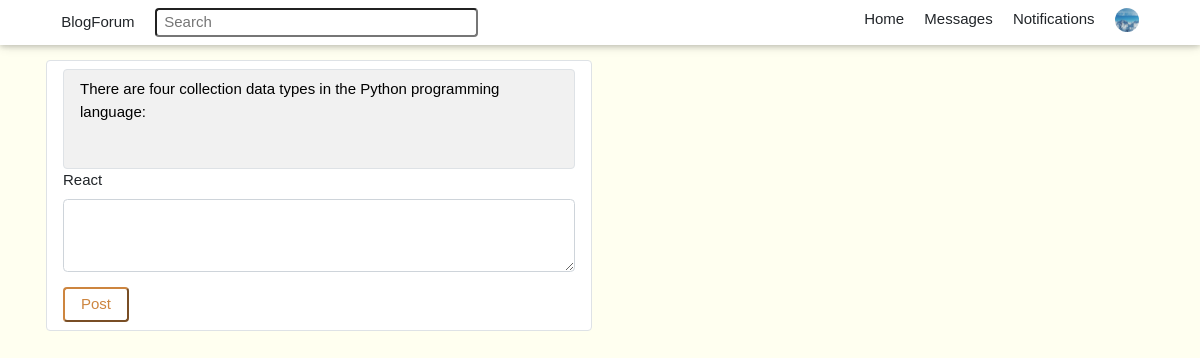
The app's page /comment/1/share (signed in) with its own data.
### blog/models.py (models this page shows, shortened)
class SearchMixin(object):
    @classmethod
    def search(cls, expression):
        ids, total = query_index(cls.__tablename__, expression)
        if total == 0:
            return cls.query.filter_by(id=0), 0
        when = []
        for i in range(len(ids)):
            when.append((ids[i], i))
        return cls.query.filter(cls.id.in_(ids)).order_by(
            db.case(when, value=cls.id)), total

class User(db.Model, UserMixin, SearchMixin):
    __searchable__ = ['username']
    id = db.Column(db.Integer, primary_key=True)
    username = db.Column(db.String(20), unique=True, nullable=False)
    email = db.Column(db.String(120), unique=True, nullable=False)
    image_file = db.Column(db.String(20), nullable=False, default='default.jpg')
    password = db.Column(db.String(100), nullable=False)
    date_joined = db.Column(db.DateTime, nullable=False, default=datetime.utcnow)
    admin = db.Column(db.Boolean, default=False)
    roles = db.Column(db.String(4), default='R')
    posts = db.relationship('Post', backref='author', lazy='dynamic')
    comments = db.relationship('Comment', backref='author', lazy='dynamic')
    followed = db.relationship('User', secondary=followers,
                               primaryjoin=(followers.c.follower_id == id),
                               secondaryjoin=(followers.c.followed_id == id),
                               backref=db.backref('followers', lazy='dynamic'), lazy='dynamic')
    liked_posts = db.relationship('PostLike',
                                  foreign_keys='PostLike.user_id',
                                  backref='user', lazy='dynamic')
    liked_comments = db.relationship('CommentLike',
                                     foreign_keys='CommentLike.user_id',
                                     backref='user', lazy='dynamic')
    groups = db.relationship('Group', secondary=joins,
                             backref=db.backref('users', lazy='dynamic'),
                             lazy='dynamic')
    saved_posts = db.relationship('Post', secondary=post_save,
                             backref=db.backref('users', lazy='dynamic'),
                             lazy='dynamic')
    saved_comments = db.relationship('Comment', secondary=comment_save,
                                 backref=db.backref('users', lazy='dynamic'),
                                 lazy='dynamic')
    '''sent_messages = db.relationship('Message',
                                    foreign_keys='Message.sender_id',
                                    backref='author', lazy='dynamic')
    received_messages = db.relationship('Message',
                                        foreign_keys='Message.receiver_id',
                                        backref='receiver', lazy='dynamic')
    last_message_read_time = db.Column(db.DateTime)
    notifications = db.relationship('Notification', backref='user', lazy='dynamic')'''
    def is_admin(self):
        return self.admin
    '''def new_messages(self):
        last_read_time = self.last_message_read_time or datetime(1900, 1, 1)
        return Message.query.filter_by(receiver=self).filter(
            Message.timestamp > last_read_time).count()

    def add_notification(self, name, data):
        self.notifications.filter_by(name=name).delete()
        n = Notification(name=name, payload_json=json.dumps(data), user=self)
        db.session.add(n)
        return n'''

class Comment(db.Model):
    id = db.Column(db.Integer, primary_key=True)
    content = db.Column(db.Text, nullable=False)
    image_file = db.Column(db.String(20))
    date_posted = db.Column(db.DateTime, nullable=False, default=datetime.utcnow)
    author_id = db.Column(db.Integer, db.ForeignKey('user.id'), nullable=False)
    post_id = db.Column(db.Integer, db.ForeignKey('post.id'), nullable=False)
    comment_id = db.Column(db.Integer, db.ForeignKey('comment.id'))
    likes = db.relationship('CommentLike', backref='comment', lazy='dynamic')
    shares = db.relationship('CommentShare', backref='comment', lazy='dynamic')
    def shared(self):
        s = CommentShare(comment_id=self.id)
        db.session.add(s)

### blog/posts/routes.py (the view)
@posts.route('/comment/<int:comment_id>/share', methods=['GET', 'POST'])
@login_required
def share(comment_id):
    comment = Comment.query.get_or_404(comment_id)
    Comment.shared(comment)
    form = CommentForm()
    if form.validate_on_submit():
        reply = Comment(content=form.content.data, author=current_user, post=comment.post, comment_id=comment.id)
        db.session.add(reply)
        db.session.commit()
        flash('You shared a reaction!', 'success')
        return redirect(url_for('posts.post', post_id=comment.post.id))
    return render_template('post/share.html', title='Share Comment', form=form, legend='Share', comment=comment)

### blog/main/forms.py
class SearchForm(FlaskForm):
    q = StringField('Search', validators=[DataRequired()])
    def __init__(self, *args, **kwargs):
        if 'formdata' not in kwargs:
            kwargs['formdata'] = request.args
        if 'csrf_enabled' not in kwargs:
            kwargs['csrf_enabled'] = False
        super(SearchForm, self).__init__(*args, **kwargs)

### blog/posts/forms.py
class CommentForm(FlaskForm):
    content = TextAreaField('React', validators=[DataRequired()])
    submit = SubmitField('Post')

### blog/models.py (called while the page is built)
@login_manager.user_loader
def load_user(user_id):
    return User.query.get(int(user_id))

### blog/posts/routes.py (called while the page is built)
@posts.before_request
def before_request():
    if current_user.is_authenticated or current_user.is_anonymous:
        g.search_form = SearchForm()

### blog/templates/post/share.html (shortened to what this page needs)
{% extends 'layout.html' %}
{% block content %}
<div class="w3-col m6">
    <div class="w3-container w3-padding w3-round border pg-bgc-white">
        <div class="w3-padding w3-light-grey w3-round border pg-share" style="height:100px; overflow:auto;">
            {{ comment.content }}
        </div>
        <form method="POST" action="">
                <div class="form-group">
                    {{ form.content.label(class="form-control-label") }}
                    {% if form.content.errors %}
                        {{ form.content(class="form-control form-control-lg is-invalid") }}
                        <div class="invalid-feedback">
                            {% for error in form.content.errors %}
                                <span>{{ error }}</span>
                            {% endfor %}
                        </div>
                    {% else %}
                        {{ form.content(class="form-control form-control-lg") }}
                    {% endif %}
                </div>
                <div>
                    {{ form.submit(class="pg-btn") }}
                </div>
        </form>
    </div>
</div>
{% endblock content %}

### blog/templates/layout.html (shortened to what this page needs)
<!DOCTYPE html>
<html lang="en">
<head>
    {% block styles %}
        {{ bootstrap.load_css() }}
    {% endblock %}
    <link rel="stylesheet" href="{{ url_for('static', filename='css/bootstrap.min.css') }}"/>
    <link rel="stylesheet" href="{{ url_for('static', filename='css/w3.css') }}"/>
    <link rel="stylesheet" href="{{ url_for('static', filename='css/main.css') }}"/>
</head>
<body style="background-color:#FFFFF0;">
    <div class="w3-container w3-top w3-card" style="background-color:#FFFFFF;">
        <div class="w3-auto">
            <div class="w3-container w3-padding">
                <div class="w3-half">
                    {% if g.search_form %}
                    <form method="get" action="{{ url_for('main.search') }}">
                        <a href="{{ url_for('main.home') }}" class="w3-margin-right pg-header-link">BlogForum</a>
                            {{ g.search_form.q(size=20, class="w3-round w3-border-1 pl-2",
                            id="header-input", type="text", placeholder=g.search_form.q.label.text) }}
                    </form>
                    {% endif %}
                </div>
                <div class="w3-half">
                    <div class="w3-right">
                        {% if current_user.is_authenticated %}
                            <a href="{{ url_for('main.home') }}" class="w3-margin-left w3-hover-opacity pg-header-link">Home</a>
                            <a href="#" class="w3-margin-left w3-hover-opacity pg-header-link" data-toggle="tooltip" data-trigger="hover" title="Messages">Messages</a>
                            <a href="#" class="w3-margin-left w3-hover-opacity pg-header-link" data-toggle="tooltip" data-trigger="hover" title="Notifications">Notifications</a>
                                <img src="{{ url_for('static', filename='profile_img/' + current_user.image_file) }}" class="w3-circle w3-margin-left dropdown-toggle" data-toggle="dropdown" style="width:24px; height:24px;"/>
                        {% else %}
                            <a href="{{ url_for('users.login') }}" class="w3-margin-left w3-hover-opacity pg-header-link">Login</a>
                            <a href="{{ url_for('users.register') }}" class="w3-margin-left w3-hover-opacity pg-header-link">Register</a>
                        {% endif %}
                    </div>
                </div>
            </div>
        </div>
    </div>
    <div class="w3-auto pg-content-section">
        <div class="w3-row-padding">
                {% block content %} {% endblock %}
        </div>
    </div>
</body>
</html>

### blog/static/css/w3.css (style rules this page uses)
*,*:before,*:after { box-sizing:inherit }
html { -ms-text-size-adjust:100%;-webkit-text-size-adjust:100% }
body { margin:0 }
a { background-color:transparent }
img { border-style:none }
button,input,select,textarea,optgroup { font:inherit;margin:0 }
button,input { overflow:visible }
button,[type=button],[type=reset],[type=submit] { -webkit-appearance:button }
textarea { overflow:auto }
html,body { font-family:Verdana,sans-serif;font-size:15px;line-height:1.5 }
html { overflow-x:hidden }
img { vertical-align:middle }
a { color:inherit }
.w3-container:after,.w3-container:before,.w3-panel:after,.w3-panel:before,.w3-row:after,.w3-row:before,.w3-row-padding:after,.w3-row-padding:before, .w3-cell-row:before,.w3-cell-row:after,.w3-clear:after,.w3-clear:before,.w3-bar:before,.w3-bar:after { content:"";display:table;clear:both }
.w3-col,.w3-half,.w3-third,.w3-twothird,.w3-threequarter,.w3-quarter { float:left;width:100% }
@media (min-width:601px) { .w3-col.m6,.w3-half { width:49.99999% } }
.w3-content,.w3-auto { margin-left:auto;margin-right:auto }
.w3-auto { max-width:1140px }
@media (max-width:1205px) { .w3-auto { max-width:95% } }
.w3-top,.w3-bottom { position:fixed;width:100%;z-index:1 }
.w3-top { top:0 }
.w3-circle { border-radius:50% }
.w3-round,.w3-round-medium { border-radius:4px }
.w3-row-padding,.w3-row-padding>.w3-half,.w3-row-padding>.w3-third,.w3-row-padding>.w3-twothird,.w3-row-padding>.w3-threequarter,.w3-row-padding>.w3-quarter,.w3-row-padding>.w3-col { padding:0 8px }
.w3-container,.w3-panel { padding:0.01em 16px }
.w3-card,.w3-card-2 { box-shadow:0 2px 5px 0 rgba(0,0,0,0.16),0 2px 10px 0 rgba(0,0,0,0.12) }
.w3-margin-left { margin-left:16px!important }
.w3-margin-right { margin-right:16px!important }
.w3-padding { padding:8px 16px!important }
.w3-right { float:right!important }
.w3-light-grey,.w3-hover-light-grey:hover,.w3-light-gray,.w3-hover-light-gray:hover { color:#000!important;background-color:#f1f1f1!important }

### blog/static/css/main.css (style rules this page uses)
body { background-color: cornsilk; }
.pg-link, .pg-header-link, .pg-join, .pg-header-link:hover, .pg-link:hover, .pg-join:hover { text-decoration: none; }
.pg-btn { background-color:white; border-color: peru; color: peru; padding: 4px 16px 4px 16px; border-radius: 4px; }
.pg-share { height:50px; overflow:auto; }
#header-input { width: 60%; }
.pg-content-section { margin-top: 60px; }
.pg-bgc-white { background-color: white; }

### records on screen
User: image_file (placeholder picture)
Comment: content "There are four collection data types in the Python programming language:"
